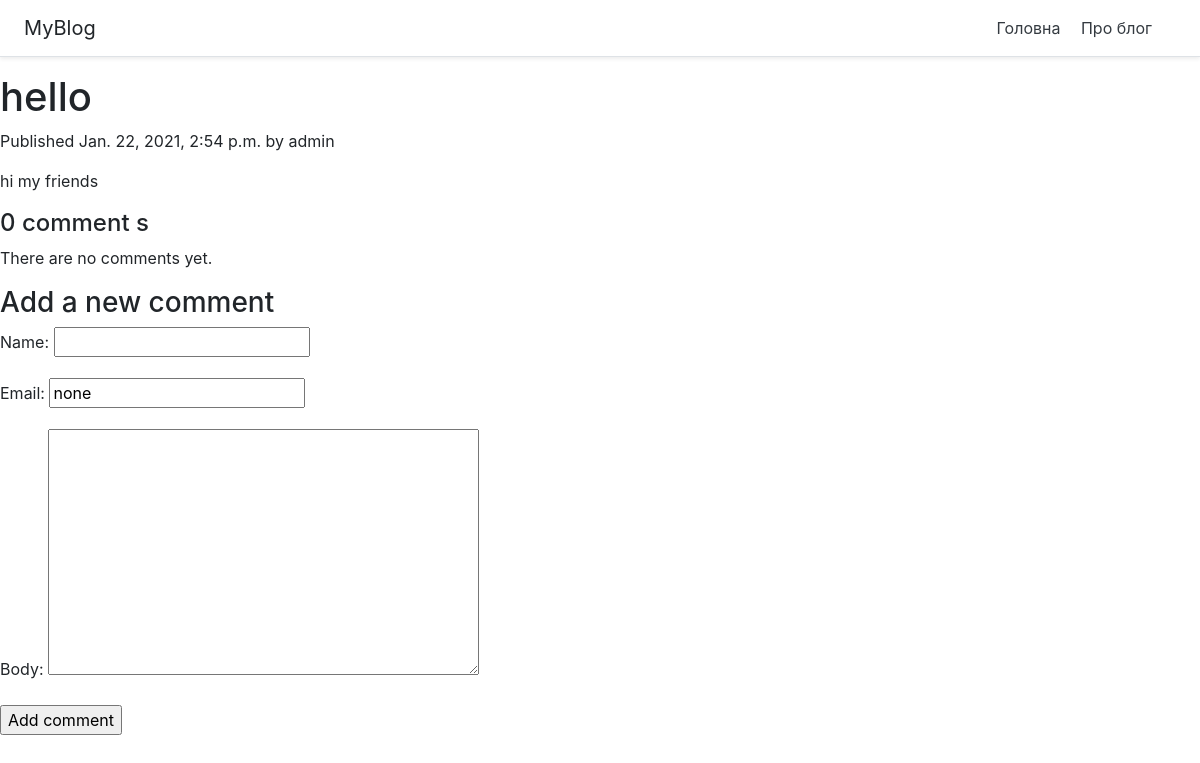
The page /about/post_detail/1 on the database its author committed.
### blog/models.py (models this page shows)
class Post(models.Model):
    STATUS_CHOICES = ( ('draft', 'Draft'), ('published', 'Published'),)
    title = models.CharField(max_length=250)
    slug = models.SlugField(max_length=250, unique_for_date='publish')
    author = models.ForeignKey(User, related_name='blog_posts',on_delete=models.CASCADE,)
    body = models.TextField()
    publish = models.DateTimeField(default=timezone.now)
    created = models.DateTimeField(auto_now_add=True)
    updated = models.DateTimeField(auto_now=True)
    status = models.CharField(max_length=10, choices=STATUS_CHOICES, default='draft')
    tags = TaggableManager()

### blog/views.py (the view)
# urls.py: path('post_detail/<int:pk>', views.post_detail, name='post_detail'),
def post_detail(request, pk):
    template_name = "blog/post/post_detail.html"
    post = get_object_or_404(Post, pk = pk)
    comments = post.comments.filter(active=True).order_by("-created")
    new_comment = None
    if request.method == "POST":
        comment_form = CommentForm(data=request.POST)
        if comment_form.is_valid():
            new_comment = comment_form.save(commit=False)
            new_comment.post = post
            new_comment.save()
    else:
        comment_form = CommentForm()
    return render(
        request,
        template_name,
        {
            "post": post,
            "comments": comments,
            "new_comment": new_comment,
            "comment_form": comment_form,
        },
    )

### blog/forms.py
class CommentForm(forms.ModelForm):
    class Meta:
        model = Comment
        fields = ('name', 'email', 'body')

### blog/templates/blog/post/post_detail.html (shortened to what this page needs)
{% extends "blog/base.html" %}
{% block content %}
    <h1>{{ post.title }}</h1>
    <p class="date">
        Published {{ post.publish }} by {{ post.author }}
    </p>
{{ post.body|linebreaks }}
{% with comments.count as total_comments %}
    <h4>
        {{ total_comments }} comment {{ total_comments|pluralize }}
    </h4>
{% endwith %}
{% for comment in comments %}
    <div class="comment">
        <p class="info">
            Comment {{ forloop.counter }} by {{ comment.name }}
            {{ comment.created }}
        </p>
        {{ comment.body|linebreaks }}
    </div>
{% empty %}
    <p>There are no comments yet.</p>
{% endfor %}
{% if new_comment %}
    <h4>Your comment has been added.</h4>
{% else %}
    <h3>Add a new comment</h3>
    <form action="{% url 'post_detail' post.id %}" method="POST">
        {{ comment_form.as_p }}
        <p><input type="submit" value="Add comment"></p>
    </form>
{% endif %}
{% endblock %}

### rows shown on the page
Post: title "hello", publish "Jan. 22, 2021, 2:54 p.m.", author "admin", body "hi my friends"

### other values the page prints
{{ total_comments }} "0"
